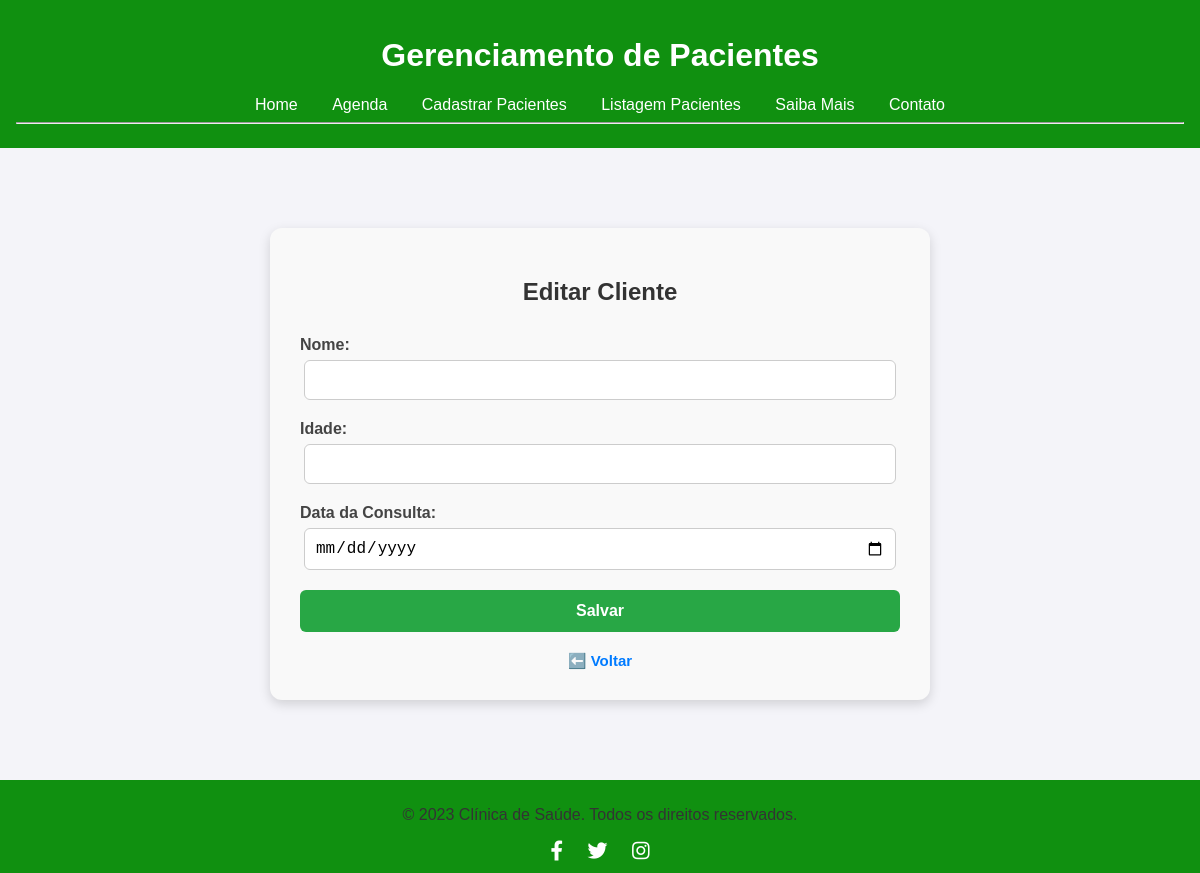
/editar/30, run on an earlier commit of the app's database.
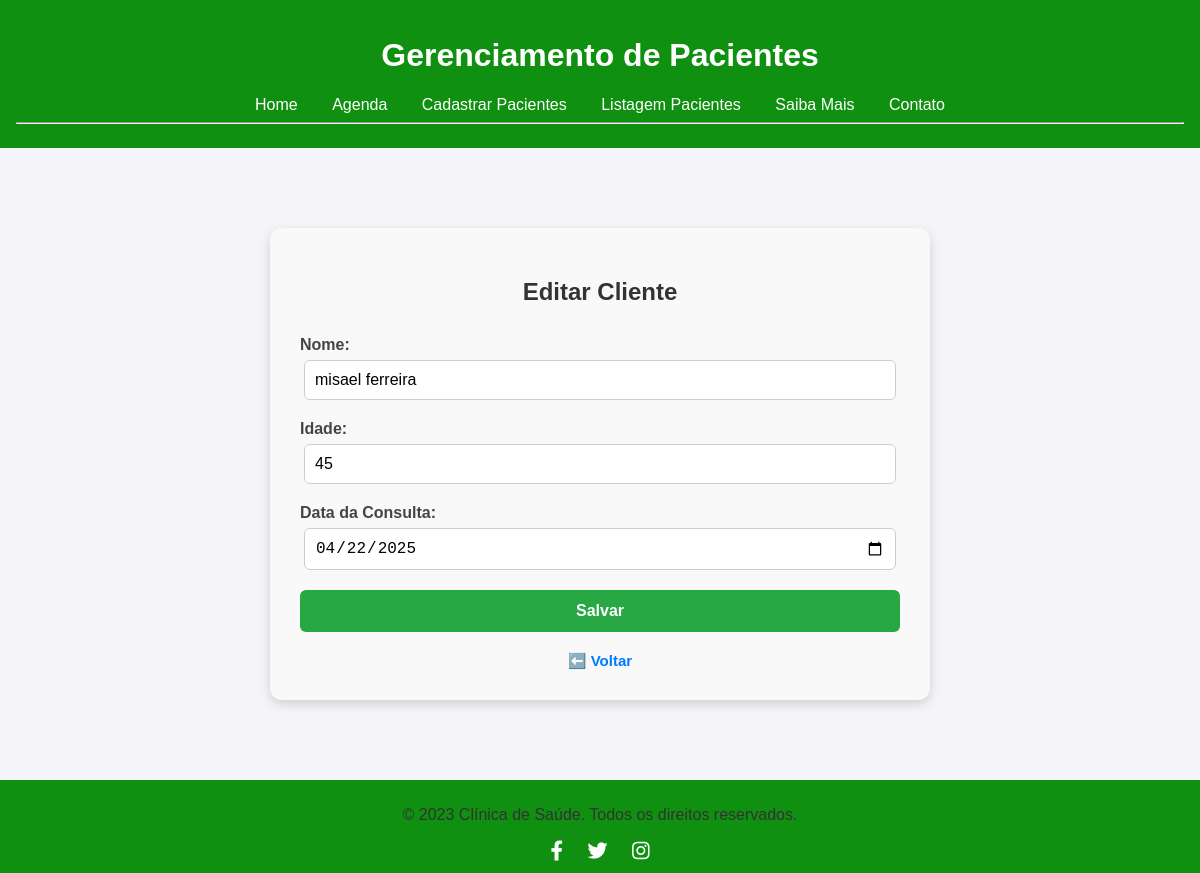
And on a later commit of the database.
### tables this page shows
CREATE TABLE clientes (
            id INTEGER PRIMARY KEY AUTOINCREMENT,
            nome TEXT NOT NULL,
            idade TEXT NOT NULL,
            data_cadastro TEXT NOT NULL  
        );

### app.py (the view, shortened to what this page needs)
@app.route('/editar/<int:index>', methods=['GET', 'POST'])
def editar(index):
    conn = get_db_connection()
    cliente = conn.execute('SELECT * FROM clientes WHERE id = ?', (index,)).fetchone()
    conn.close()
    return render_template('form.html', titulo='Editar Cliente', cliente=cliente)

### app.py (called while the page is built)
def get_db_connection():
    conn = sqlite3.connect('database.db')
    conn.row_factory = sqlite3.Row
    return conn

### Templates/form.html (shortened to what this page needs)
{% extends 'base.html' %}
{% block conteudo %}
<div class="form-container">
    <h2>{{ titulo }}</h2>
    <form method="post">
        <label for="nome">Nome:</label>
        <input type="text" id="nome" name="nome" value="{{ cliente.nome if cliente else '' }}" required>
        <label for="idade">Idade:</label>
        <input type="text" id="idade" name="idade" value="{{ cliente.idade if cliente else '' }}" required>
        <label for="data_cadastro">Data da Consulta:</label>
        <input type="date" id="data_cadastro" name="data_cadastro" value="{{ cliente.data_cadastro if cliente else '' }}" required>
        <button type="submit">Salvar</button>
    </form>
    <a href="{{ request.referrer or url_for('index') }}" class="back-link" title="Voltar para página anterior" style="text-decoration: none">⬅️ Voltar</a>
</div>
{% endblock %}

What changed in the data, as far as the page shows it:
added clientes: nome "misael ferreira", idade "45", data_cadastro "04/22/2025"
